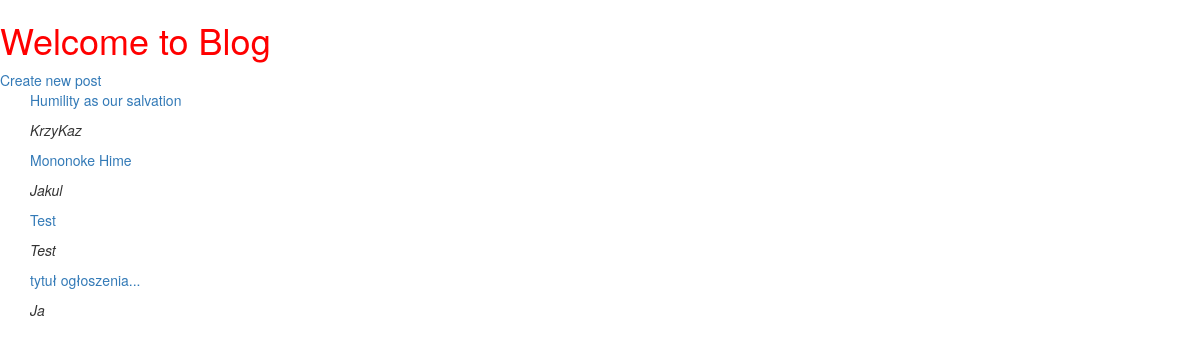
The app's page /, older data.
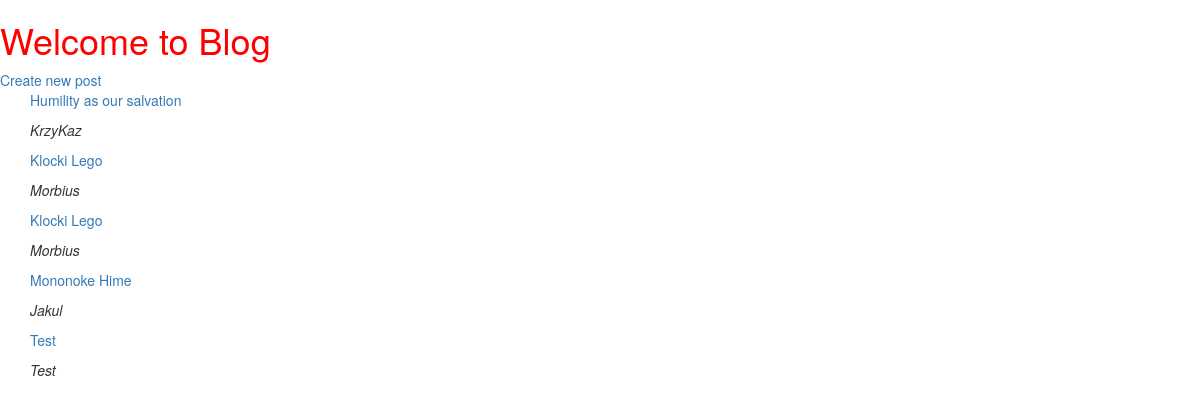
The same page, newer data.
### blog/models.py (models this page shows, shortened)
class Post(models.Model):
    author = models.CharField(max_length=16)
    title = models.CharField(max_length=32)
    text = models.TextField()

### blog/views.py (the view)
# urls.py: path('', views.index_view, name="index"),
def index_view(request):
    maja_lista = Post.objects.order_by('title')[:5]
    posteku = {'post_list':maja_lista}
    return render(request, "blog/welcome.html", context=posteku)

### templates/blog/welcome.html
{% extends 'blog/base.html' %}
{% block pojemnik %}
  <a href="{% url 'blog:new_post' %}">Create new post</a>
  {% if post_list %}
    <div class="container">
      {% for entry in post_list %}
        <p><a href="{{ entry.id }}">{{ entry.title }}</a></p>
        <p><i>{{ entry.author }}</i></p>
      {% endfor %}
    </div>
  {% else %}
    <p>Nothing to declare / Nic do oclenia.</p>
  {% endif %}
{% endblock %}

Row changes from the older to the newer data that the page shows:
no longer on this page (row unchanged): Post: title "tytuł ogłoszenia...", author "Ja"
added Post: title "Klocki Lego", author "Morbius"
added Post: title "Klocki Lego", author "Morbius"
